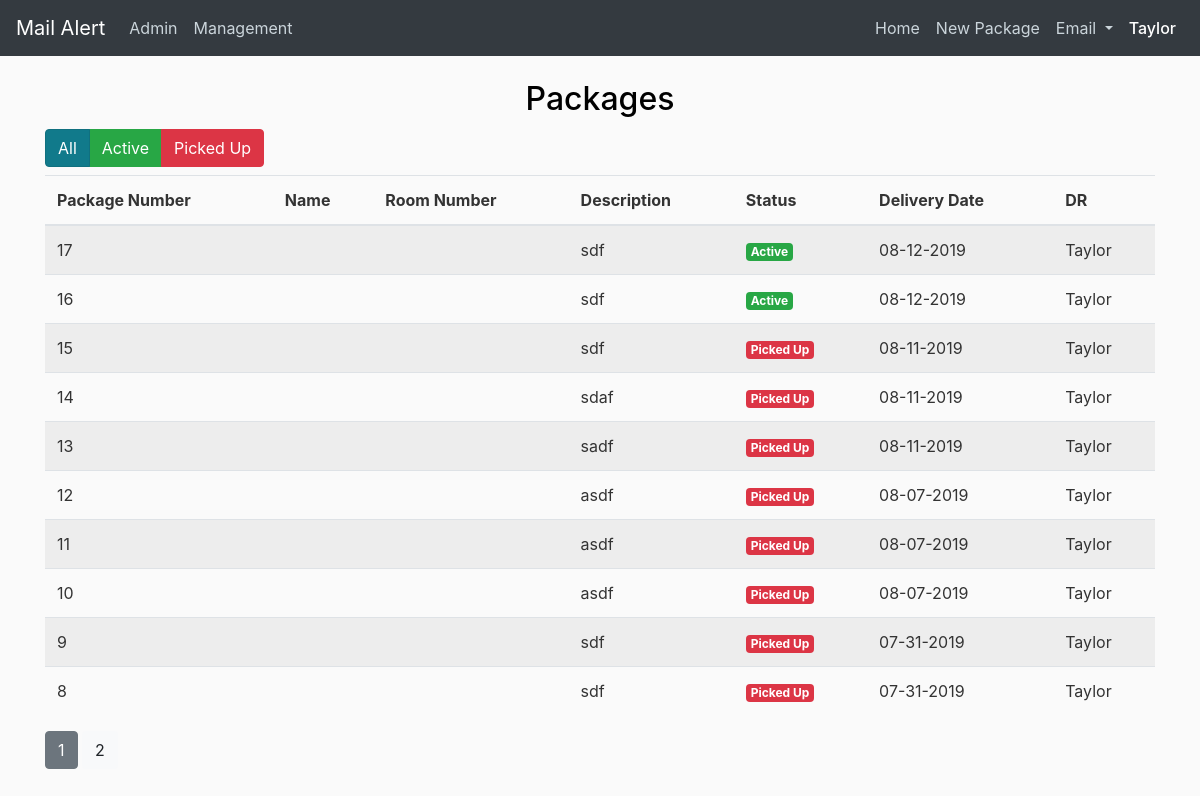
/packages (signed in), run on an earlier commit of the app's database.
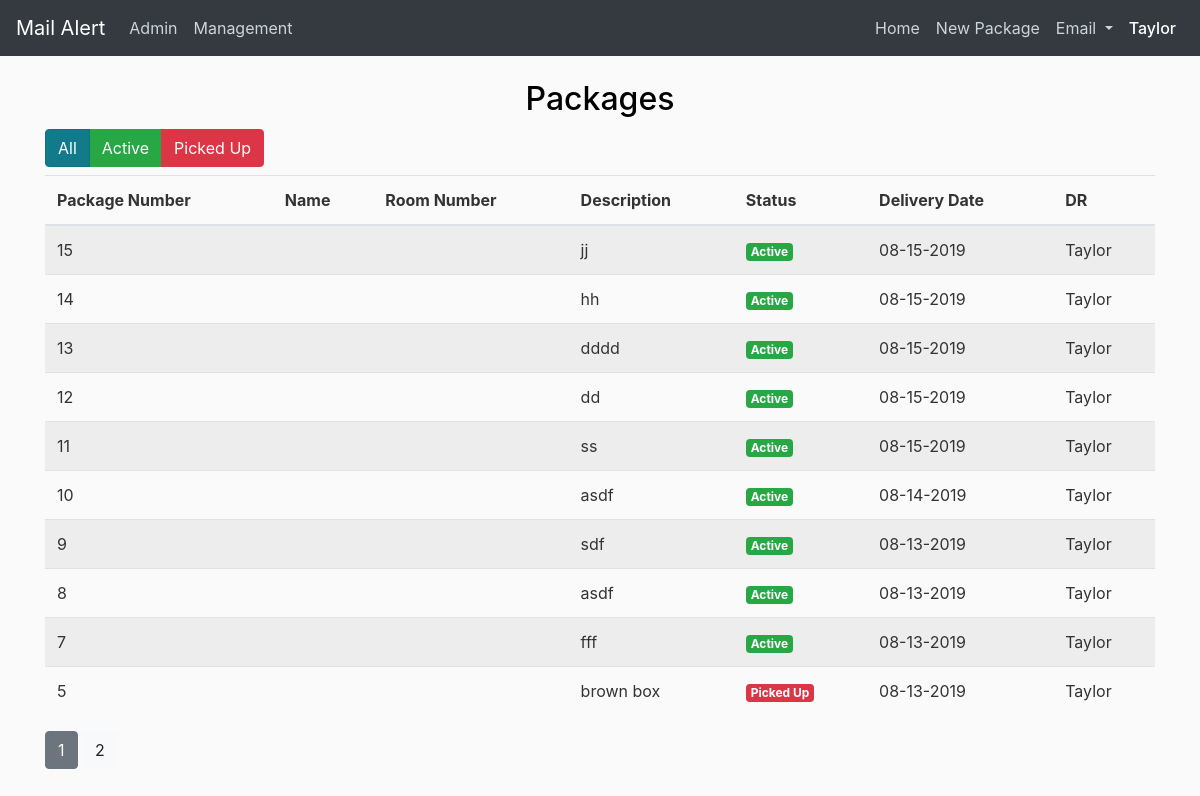
And on a later commit of the database.
### mailalert/models.py (models this page shows, shortened)
class Package(db.Model):
    id = db.Column(db.Integer, primary_key=True)
    status = db.Column(db.String(100), nullable=False, default="Active")
    description = db.Column(db.String(250), nullable=False)
    delivery_date = db.Column(
        db.DateTime, nullable=False, default=datetime.now)
    picked_up_date = db.Column(db.DateTime)
    dr = db.Column(db.String(100), nullable=False)
    perishable = db.Column(db.Boolean, default=False, nullable=False)
    student_id = db.Column(db.Integer, db.ForeignKey('student.id'))

### mailalert/packages/routes.py (the view)
@packages.route("/packages", methods=['GET'])
@login_required
def package():
    page = request.args.get('page', 1, type=int)
    packages = Package.query.filter_by(perishable=False).order_by(
        Package.delivery_date.desc()).paginate(page=page, per_page=10)
    return render_template('packages.html', title="Packages", packages=packages)

### mailalert/models.py (called while the page is built)
@login_manager.user_loader
def load_user(id):
    return Employee.query.get(int(id))

    def is_admin(self):
        return self.access == 'Admin'

    def allowed(self, access_level):
        return ACCESS[self.access] >= ACCESS[access_level]

### mailalert/templates/packages.html (shortened to what this page needs)
{% extends "layout_with_navbar.html" %}
{%block content %}
<div style="margin-left:auto; margin-right:auto;">
    <h2 style=text-align:center;color:black>Packages</h2>
    <h2>
        <div class="btn-group btn-group-toggle" data-toggle="buttons">
            <label class="btn btn-info active">
                <input style="visibility:hidden" type="radio" name="status" value="all" checked="checked"> All
            </label>
            <label class="btn btn-success">
                <input style="visibility:hidden" type="radio" name="status" value="active"> Active
            </label>
            <label class="btn btn-danger">
                <input style="visibility:hidden" type="radio" name="status" value="picked-up"> Picked Up
            </label>
        </div>
    </h2>
</div>
<table id="packagesTable" class="table table-striped table-hover">
    <thead>
        <tr>
            <th>Package&nbsp;Number</th>
            <th>Name</th>
            <th>Room&nbsp;Number</th>
            <th>Description</th>
            <th>Status</th>
            <th>Delivery Date</th>
            <th>DR</th>
        </tr>
    </thead>
    <tbody>
        {% for package in packages.items %}
        <tr data-status="active">
            <td>{{ package.id }}</td>
            <td>{{ package.fname }} {{ package.lname }}</td>
            <td>{{ package.roomNum }}</td>
            <td>{{ package.description }}</td>
            {% if package.status == "Active" %}
            <td><span class="badge badge-success">{{ package.status }}</span></td>
            {% elif package.status == "Picked Up" %}
            <td><span class="badge badge-danger">{{ package.status }}</span></td>
            {% endif %}
            <td>{{ package.delivery_date.strftime('%m-%d-%Y') }}</td>
            <td>{{ package.dr }}</td>
        </tr>
        {% endfor %}
    </tbody>
</table>
{% for page_num in packages.iter_pages(left_edge=1, right_edge=1, left_current=3, right_current=3) %}
{% if page_num %}
{% if packages.page == page_num %}
<a class="btn btn-secondary mb-4" href="{{ url_for('packages.package', page=page_num) }}">{{ page_num }}</a>
{% else %}
<a class="btn btn-light mb-4" href="{{ url_for('packages.package', page=page_num) }}">{{ page_num }}</a>
{% endif %}
{% else %}
....
{% endif %}
{% endfor %}
</div>
{% endblock %}

What changed in the data, as far as the page shows it:
removed Package: id "17", description "sdf", status "Active", delivery_date "08-12-2019", dr "Taylor"
removed Package: id "16", description "sdf", status "Active", delivery_date "08-12-2019", dr "Taylor"
changed Package id 15: description "sdf" → "jj"; delivery_date "08-11-2019" → "08-15-2019"; status "Picked Up" → "Active"
changed Package id 14: description "sdaf" → "hh"; delivery_date "08-11-2019" → "08-15-2019"; status "Picked Up" → "Active"
changed Package id 13: description "sadf" → "dddd"; delivery_date "08-11-2019" → "08-15-2019"; status "Picked Up" → "Active"
changed Package id 12: description "asdf" → "dd"; delivery_date "08-07-2019" → "08-15-2019"; status "Picked Up" → "Active"
changed Package id 11: description "asdf" → "ss"; delivery_date "08-07-2019" → "08-15-2019"; status "Picked Up" → "Active"
changed Package id 10: delivery_date "08-07-2019" → "08-14-2019"; status "Picked Up" → "Active"
changed Package "sdf": delivery_date "07-31-2019" → "08-13-2019"; status "Picked Up" → "Active"
changed Package id 8: description "sdf" → "asdf"; delivery_date "07-31-2019" → "08-13-2019"; status "Picked Up" → "Active"
now on this page (row edited): Package: id "7", description "fff", status "Active", delivery_date "08-13-2019", dr "Taylor"
now on this page (row edited): Package: id "5", description "brown box", status "Picked Up", delivery_date "08-13-2019", dr "Taylor"
